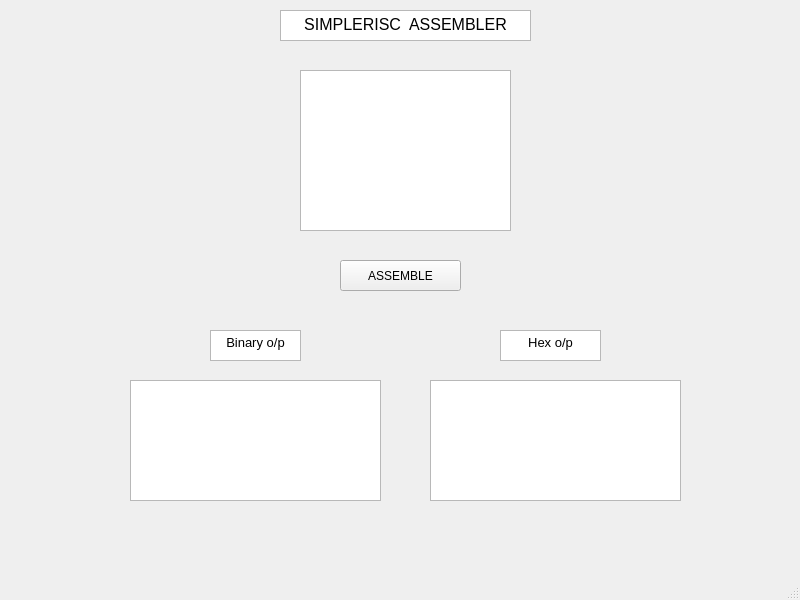
<?xml version="1.0" encoding="UTF-8"?>
<ui version="4.0">
 <class>MainWindow</class>
 <widget class="QMainWindow" name="MainWindow">
  <property name="geometry">
   <rect>
    <x>0</x>
    <y>0</y>
    <width>800</width>
    <height>600</height>
   </rect>
  </property>
  <property name="windowTitle">
   <string>MainWindow</string>
  </property>
  <widget class="QWidget" name="centralwidget">
   <widget class="QTextEdit" name="textEdit">
    <property name="geometry">
     <rect>
      <x>300</x>
      <y>70</y>
      <width>211</width>
      <height>161</height>
     </rect>
    </property>
   </widget>
   <widget class="QTextEdit" name="txtOutput">
    <property name="geometry">
     <rect>
      <x>130</x>
      <y>380</y>
      <width>251</width>
      <height>121</height>
     </rect>
    </property>
   </widget>
   <widget class="QPushButton" name="on_btnLoad_clicked">
    <property name="geometry">
     <rect>
      <x>340</x>
      <y>260</y>
      <width>121</width>
      <height>31</height>
     </rect>
    </property>
    <property name="text">
     <string>ASSEMBLE</string>
    </property>
   </widget>
   <widget class="QTextEdit" name="txtHexOutput">
    <property name="geometry">
     <rect>
      <x>430</x>
      <y>380</y>
      <width>251</width>
      <height>121</height>
     </rect>
    </property>
   </widget>
   <widget class="QTextEdit" name="textEdit_2">
    <property name="geometry">
     <rect>
      <x>280</x>
      <y>10</y>
      <width>251</width>
      <height>31</height>
     </rect>
    </property>
    <property name="html">
     <string>&lt;!DOCTYPE HTML PUBLIC &quot;-//W3C//DTD HTML 4.0//EN&quot; &quot;http://www.w3.org/TR/REC-html40/strict.dtd&quot;&gt;
&lt;html&gt;&lt;head&gt;&lt;meta name=&quot;qrichtext&quot; content=&quot;1&quot; /&gt;&lt;meta charset=&quot;utf-8&quot; /&gt;&lt;style type=&quot;text/css&quot;&gt;
p, li { white-space: pre-wrap; }
hr { height: 1px; border-width: 0; }
li.unchecked::marker { content: &quot;\2610&quot;; }
li.checked::marker { content: &quot;\2612&quot;; }
&lt;/style&gt;&lt;/head&gt;&lt;body style=&quot; font-family:'Segoe UI'; font-size:9pt; font-weight:400; font-style:normal;&quot;&gt;
&lt;p align=&quot;center&quot; style=&quot; margin-top:0px; margin-bottom:0px; margin-left:0px; margin-right:0px; -qt-block-indent:0; text-indent:0px;&quot;&gt;&lt;span style=&quot; font-size:12pt;&quot;&gt;SIMPLERISC  ASSEMBLER&lt;/span&gt;&lt;/p&gt;&lt;/body&gt;&lt;/html&gt;</string>
    </property>
   </widget>
   <widget class="QTextEdit" name="textEdit_3">
    <property name="geometry">
     <rect>
      <x>210</x>
      <y>330</y>
      <width>91</width>
      <height>31</height>
     </rect>
    </property>
    <property name="html">
     <string>&lt;!DOCTYPE HTML PUBLIC &quot;-//W3C//DTD HTML 4.0//EN&quot; &quot;http://www.w3.org/TR/REC-html40/strict.dtd&quot;&gt;
&lt;html&gt;&lt;head&gt;&lt;meta name=&quot;qrichtext&quot; content=&quot;1&quot; /&gt;&lt;meta charset=&quot;utf-8&quot; /&gt;&lt;style type=&quot;text/css&quot;&gt;
p, li { white-space: pre-wrap; }
hr { height: 1px; border-width: 0; }
li.unchecked::marker { content: &quot;\2610&quot;; }
li.checked::marker { content: &quot;\2612&quot;; }
&lt;/style&gt;&lt;/head&gt;&lt;body style=&quot; font-family:'Segoe UI'; font-size:9pt; font-weight:400; font-style:normal;&quot;&gt;
&lt;p align=&quot;center&quot; style=&quot; margin-top:0px; margin-bottom:0px; margin-left:0px; margin-right:0px; -qt-block-indent:0; text-indent:0px;&quot;&gt;&lt;span style=&quot; font-size:10pt;&quot;&gt;Binary o/p&lt;/span&gt;&lt;/p&gt;&lt;/body&gt;&lt;/html&gt;</string>
    </property>
   </widget>
   <widget class="QTextEdit" name="textEdit_4">
    <property name="geometry">
     <rect>
      <x>500</x>
      <y>330</y>
      <width>101</width>
      <height>31</height>
     </rect>
    </property>
    <property name="html">
     <string>&lt;!DOCTYPE HTML PUBLIC &quot;-//W3C//DTD HTML 4.0//EN&quot; &quot;http://www.w3.org/TR/REC-html40/strict.dtd&quot;&gt;
&lt;html&gt;&lt;head&gt;&lt;meta name=&quot;qrichtext&quot; content=&quot;1&quot; /&gt;&lt;meta charset=&quot;utf-8&quot; /&gt;&lt;style type=&quot;text/css&quot;&gt;
p, li { white-space: pre-wrap; }
hr { height: 1px; border-width: 0; }
li.unchecked::marker { content: &quot;\2610&quot;; }
li.checked::marker { content: &quot;\2612&quot;; }
&lt;/style&gt;&lt;/head&gt;&lt;body style=&quot; font-family:'Segoe UI'; font-size:9pt; font-weight:400; font-style:normal;&quot;&gt;
&lt;p align=&quot;center&quot; style=&quot; margin-top:0px; margin-bottom:0px; margin-left:0px; margin-right:0px; -qt-block-indent:0; text-indent:0px;&quot;&gt;&lt;span style=&quot; font-size:10pt;&quot;&gt;Hex o/p&lt;/span&gt;&lt;/p&gt;&lt;/body&gt;&lt;/html&gt;</string>
    </property>
   </widget>
  </widget>
  <widget class="QMenuBar" name="menubar">
   <property name="geometry">
    <rect>
     <x>0</x>
     <y>0</y>
     <width>800</width>
     <height>18</height>
    </rect>
   </property>
  </widget>
  <widget class="QStatusBar" name="statusbar"/>
 </widget>
 <resources/>
 <connections/>
</ui>
